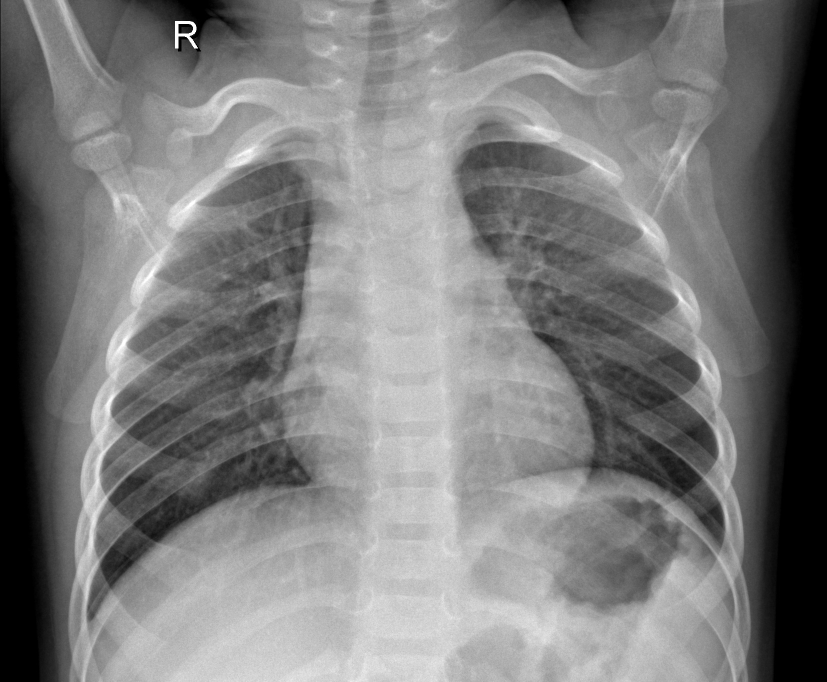
#> input picture data/test/NORMAL/IM-0341-0001.jpeg, 1654 x 1364 px (shown at 1/2 size)
$ python -i radiology.py   (imports and definitions only)
#> lines starting #> are read from the running program, lines starting #| are printed output that depends on the picture; after the words box and inside, x2 and y2 are one past the last pixel; in counts of white or black regions, pixels touching at a corner belong together
#> further down, picture is the input picture: shape (1364, 1654, 3); min 0, max 255, mean 123.1
"""
Radiological Image Processing & Pulmonary Opacity Saliency Utility.

Provides robust, model-agnostic anatomical feature extraction for chest radiographs:
1. Pulmonary opacity mapping (air-space consolidation & interstitial infiltrate segmentation).
2. Zone-based anatomical activation without requiring gradient tape or neural backprop.
3. Heatmap blending for PACS visualization.
"""

from typing import Any
import cv2
import numpy as np


def extract_pulmonary_opacity_map(image_rgb: np.ndarray) -> np.ndarray:
    """
    Extract anatomical pulmonary opacity and consolidation density map from raw CXR.

    Identifies high-attenuation consolidation, ground-glass opacity, and reticular
    infiltrates across the thoracic cavity relative to lung background aeration.
    Works robustly across all CXR dimensions and grayscale/RGB formats.

    Args:
        image_rgb: Input radiograph array (H, W, 3) or (H, W) in [0, 255] or [0, 1]

    Returns:
        2D normalized activation map (H, W) in [0.0, 1.0]
    """
    h, w = image_rgb.shape[:2]
#> h = 1364; w = 1654

    # Standardize to single-channel float32 [0.0, 1.0]
    if image_rgb.ndim == 3:
        gray = cv2.cvtColor(image_rgb, cv2.COLOR_RGB2GRAY).astype(np.float32)
    else:
        gray = image_rgb.astype(np.float32)

    if gray.max() > 1.0:
        gray /= 255.0

    # Bilateral filter to suppress high-frequency quantum mottle / grain while preserving lung borders
    gray_u8 = (np.clip(gray, 0.0, 1.0) * 255).astype(np.uint8)
    filtered = cv2.bilateralFilter(gray_u8, d=9, sigmaColor=75, sigmaSpace=75).astype(np.float32) / 255.0

    # Anatomical thoracic bounds (excludes external apparatus, collimator borders, diaphragm base)
    y1, y2 = int(0.12 * h), int(0.90 * h)
#> y1 = 163; y2 = 1227
    x1, x2 = int(0.07 * w), int(0.93 * w)
#> x1 = 115; x2 = 1538
    thorax = filtered[y1:y2, x1:x2]
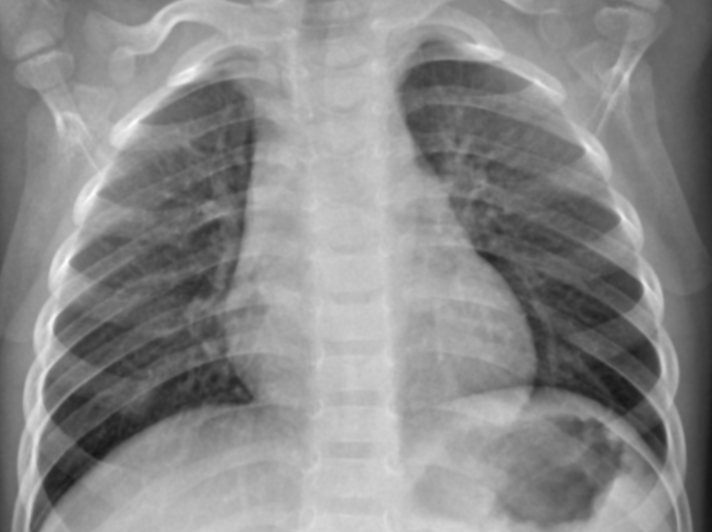
#> thorax: shape (1064, 1423) float32 (shown at 1/2 size); min 0.0745, max 0.984, mean 0.538

    # In CXR, consolidated lung parenchyma exhibits elevated radiopacity (dense white attenuation)
    # compared to normally aerated black lung fields
    med = float(np.median(thorax))
#> med = 0.557
    std = max(float(np.std(thorax)), 1e-4)
#> std = 0.167

    # Statistical density signal above mediastinal/aerated baseline
    density = np.clip((thorax - med) / (2.2 * std), 0.0, 1.0)
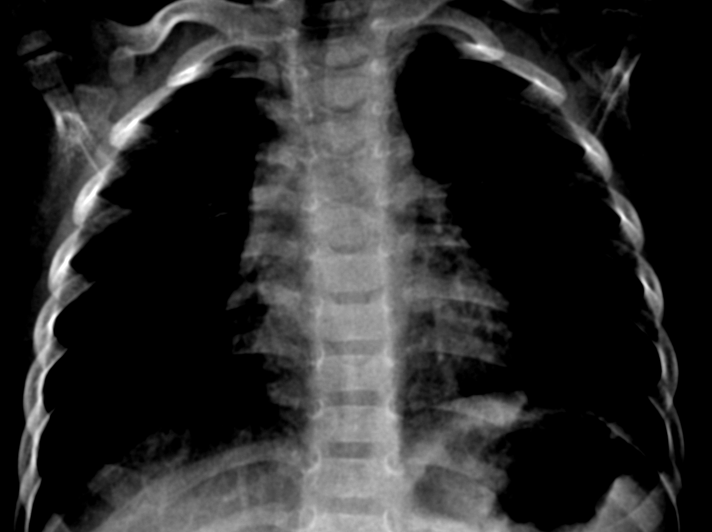
#> density: shape (1064, 1423) float32 (shown at 1/2 size); min 0, max 1, mean 0.167

    # Suppress central mediastinum (heart & dorsal spine central column)
    tw = x2 - x1
#> tw = 1423
    mid_x = tw // 2
#> mid_x = 711
    med_width = int(0.10 * tw)
#> med_width = 142
    density[:, max(0, mid_x - med_width) : min(tw, mid_x + med_width)] *= 0.25
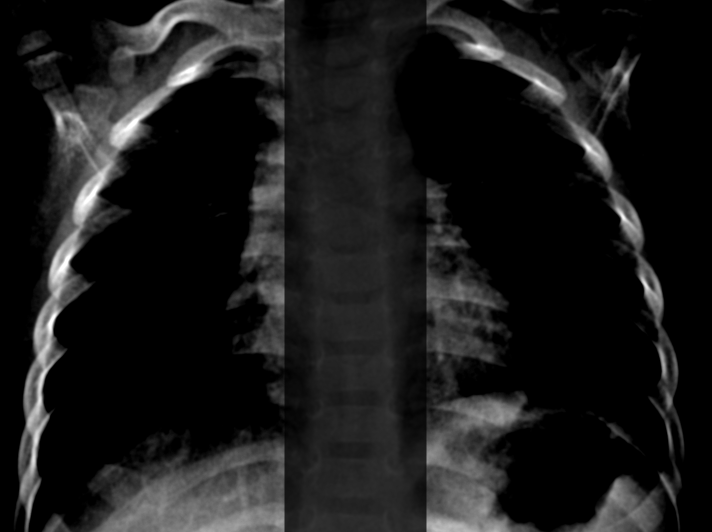
#> density: shape (1064, 1423) float32 (shown at 1/2 size); 19.11% of pixels changed, all inside (x1, y1, x2, y2) = (569, 0, 853, 1064)

    # Gaussian smoothing to simulate continuous pathological infiltrative spread
    density = cv2.GaussianBlur(density, (21, 21), 0)

    # Place back onto full-image coordinate frame
    act_map = np.zeros((h, w), dtype=np.float32)
    act_map[y1:y2, x1:x2] = density
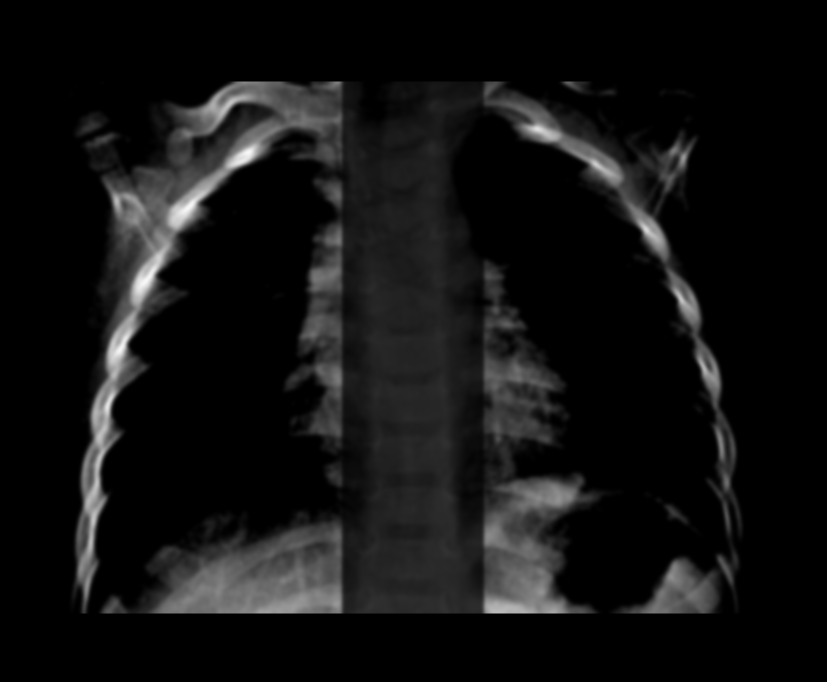
#> act_map: shape (1364, 1654) float32 (shown at 1/2 size); min 0, max 0.972, mean 0.0699

    if act_map.max() > 0:
        act_map = act_map / act_map.max()

    return np.clip(act_map, 0.0, 1.0)


# [44 lines left out: function blend_pulmonary_heatmap, not called in this run]

>>> import cv2
>>> picture = cv2.cvtColor(cv2.imread('../../data/test/NORMAL/IM-0341-0001.jpeg'), cv2.COLOR_BGR2RGB)
>>> result = extract_pulmonary_opacity_map(picture)
